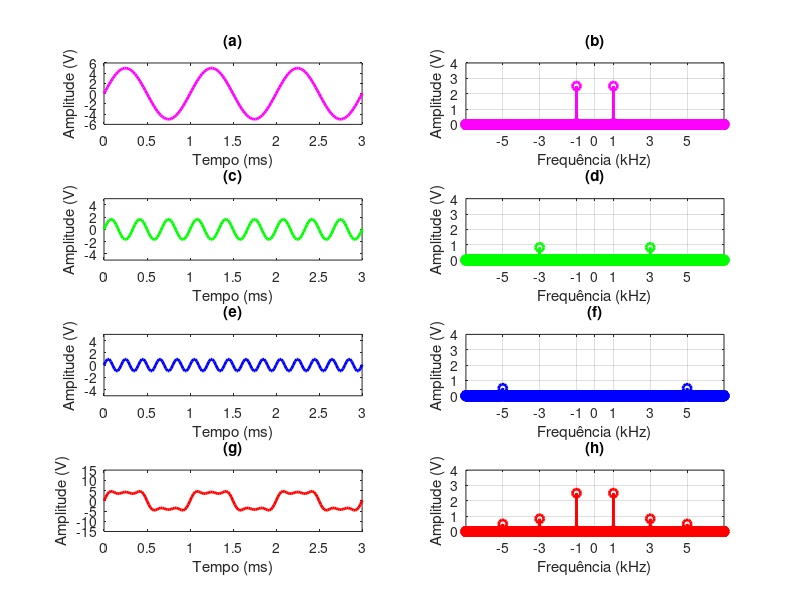
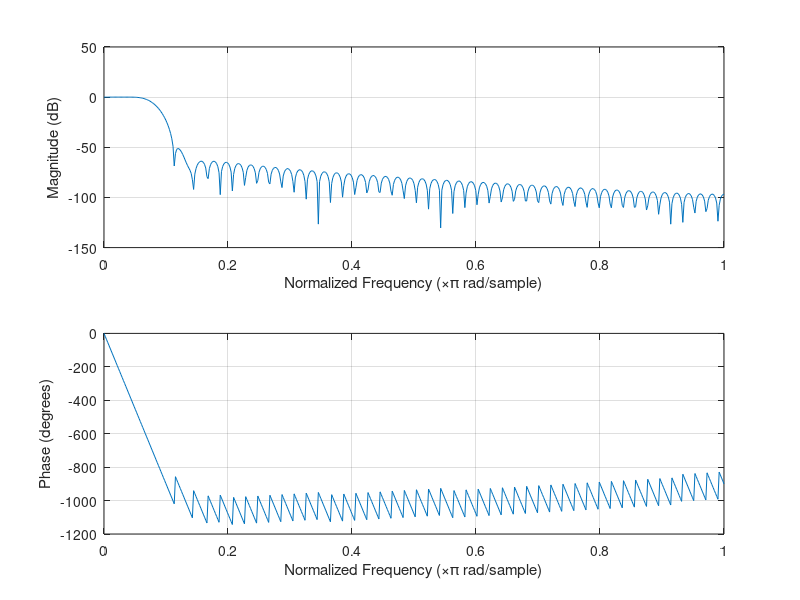
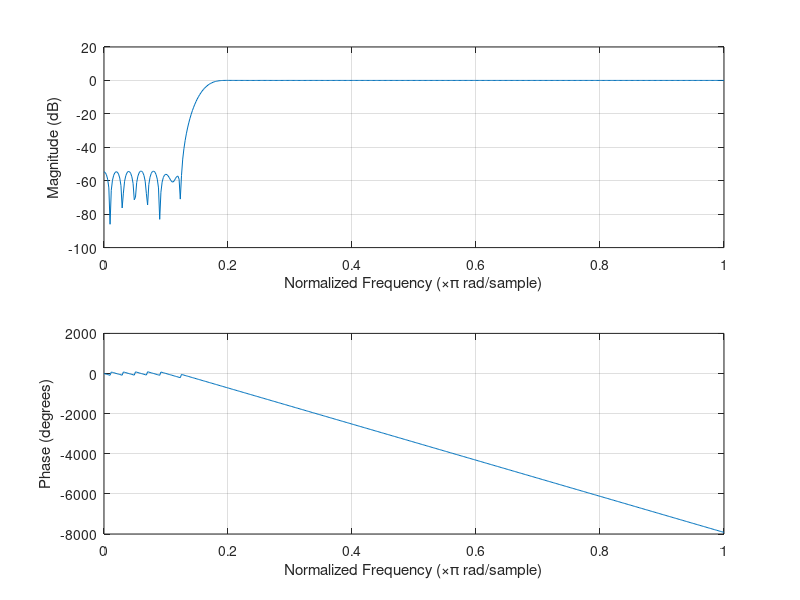
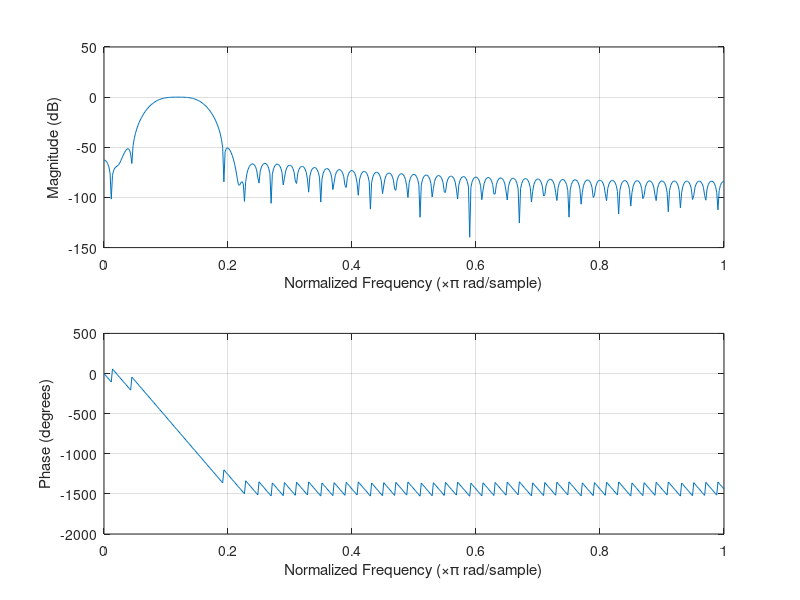

MATLAB code for these plots, in order:
#------DESCRIÇÃO ATIVIDADE 12 - MARÇO 2020
#ANÁLISE DE SINAIS NO DOMÍNIO DO TEMPO E DA FREQUÊNCIA ANTES E APÓS FILTRAGEM.
#CONSTRUÇÃO DE FILTROS DE DIFERENTES CATEGORIAS

#------AUTHOR
#SAROM TORRES

clc; clear all; close all;

%FREQUENCIAS
f = 1e3; %frequencia do sinal
f1 = 3e3;
f2 = 5e3;
N = 10; %numero de amostras
fs = f2*N; %frequencia de amostragem

%TEMPOS
T = 1/f; %período do sinal
Ts = 1/fs; % período de amostragem
qt_periodo = 250; %quantidade de periodos
t_final = qt_periodo*T;
t = [0:Ts:t_final];

passo_freq = 1/t_final;
freq = [-fs/2:passo_freq:fs/2];  

%COSSENOS
A0 = 5; 
A1 = 5/3;
A2 = 1;

y1 = A0*sin(2*pi*f*t);
y2 = A1*sin(2*pi*f1*t);
y3 = A2*sin(2*pi*f2*t);

st = y1+y2+y3;
 
%TRANSFORMADAS
Y1 = fft(y1)/length(y1);
Y2 = fft(y2)/length(y2);
Y3 = fft(y3)/length(y3);
Sf = fft(st)/length(st);

%FILTROS
ord = 100;
wn1 = (2e3*2)/fs;
wn2 = (4e3*2)/fs;
filtro_PB = fir1(ord,wn1,'low');
filtro_PA = fir1(ord,wn2,'high');
filtro_PF = fir1(ord,[wn1 wn2]);


%SINAIS FILTRADOS
st_filt_PB = conv(st,filtro_PB);
st_filt_PB = st_filt_PB(1:end-(ord));

st_filt_PA = conv(st,filtro_PA);
st_filt_PA = st_filt_PA(1:end-(ord));

st_filt_PF = conv(st,filtro_PF);
st_filt_PF = st_filt_PF(1:end-(ord));

%SINAIS FILTRADOS
%st_filt_PB = filter(filtro_PB,1,st);
%st_filt_PA = filter(filtro_PA,1,st);
%st_filt_PF = filter(filtro_PF,1,st);

%TRANSFORMADAS DOS SINAIS FILTRADOS
Sf_filt_PB = fft(st_filt_PB)/length(st_filt_PB);
Sf_filt_PA = fft(st_filt_PA)/length(st_filt_PA);
Sf_filt_PF = fft(st_filt_PF)/length(st_filt_PF);

##%PLOT SENOS NO TEMPO
figure(1)
subplot(421);
plot(1e3*t,y1,'m','LineWidth',2);
axis([0 3 (-A0-1) (A0+1)]);
xlabel('Tempo (ms)');
ylabel('Amplitude (V)');
title('(a)');

subplot(423);
plot(1e3*t,y2,'g','LineWidth',2);
axis([0 3 -A0 A0]);
xlabel('Tempo (ms)');
ylabel('Amplitude (V)')
title('(c)');

subplot(425);
plot(1e3*t,y3,'b','LineWidth',2);
axis([0 3 -A0 A0]);
xlabel('Tempo (ms)');
ylabel('Amplitude (V)');
title('(e)');

subplot(427);
plot(1e3*t,st,'r','LineWidth',2);
axis([0 3 -15 15]);
xlabel('Tempo (ms)');
ylabel('Amplitude (V)');
title('(g)');

%PLOT SENOS NA FREQUÊNCIA
subplot(422);
plot(freq/1e3,abs(fftshift(Y1)),'-mo','LineWidth',2);
grid on
axis([(-f2/1e3-2) (f2/1e3+2) 0 4])
xticks([-5 -3 -1 0 1 3 5])
xlabel('Frequência (kHz)');
ylabel('Amplitude (V)');
title('(b)');

subplot(424);
plot(freq/1e3,abs(fftshift(Y2)),'-go','LineWidth',2);
grid on
axis([(-f2/1e3-2) (f2/1e3+2) 0 4 ])
xticks([-5 -3 -1 0 1 3 5])
xlabel('Frequência (kHz)');
ylabel('Amplitude (V)');
title('(d)');

subplot(426);
plot(freq/1e3,abs(fftshift(Y3)),'-bo','LineWidth',2);
grid on
axis([(-f2/1e3-2) (f2/1e3+2) 0 4])
xticks([-5 -3 -1 0 1 3 5])
xlabel('Frequência (kHz)');
ylabel('Amplitude (V)');
title('(f)');

subplot(428);
plot(freq/1e3,abs(fftshift(Sf)),'-ro','LineWidth',2);
grid on
axis([(-f2/1e3-2) (f2/1e3+2) 0 4])
xticks([-5 -3 -1 0 1 3 5])
xlabel('Frequência (kHz)');
ylabel('Amplitude (V)');
title('(h)');

%PLOT FILTROS
figure(2)
freqz(filtro_PB)
figure(3)
freqz(filtro_PA)
figure(4)
freqz(filtro_PF)

##%PLOT SINAIS FILTRADOS
figure(5)
subplot(321);
plot(1e3*t,st_filt_PB,'m');
axis([1 4 (-A0-1) (A0+1)]);
xlabel('Tempo (ms)');
ylabel('Amplitude (V)');
title('Sinal s(t) após filtro passa-baixa de 2kHz');

subplot(323);
plot(1e3*t,st_filt_PA,'b');
axis([1 4 (-A1-1) (A1+1)]);
xlabel('Tempo (ms)');
ylabel('Amplitude (V)');
title('Sinal s(t) após filtro passa-alta de 4kHz');

subplot(325);
plot(1e3*t,st_filt_PF,'r');
axis([1 4 (-A0-1) (A0+1)]);
xlabel('Tempo (ms)');
ylabel('Amplitude (V)');
title('Sinal s(t) após filtro passa-faixa de 2kHz-4kHz');

%PLOT TRANSFORMADAS DOS SINAIS FILTRADOS

subplot(322);
plot(freq/1e3,abs(fftshift(Sf_filt_PB)),'-mo','LineWidth',2);
grid on
axis([(-f2/1e3-2) (f2/1e3+2) 0 4 ])
xticks([-5 -3 -1 0 1 3 5])
xlabel('Frequência (kHz)');
ylabel('Amplitude (V)');
title('Espectro de s(t) após filtro passa-baixa de 2kHz');

subplot(324);
plot(freq/1e3,abs(fftshift(Sf_filt_PA)),'-bo','LineWidth',2);
grid on
axis([(-f2/1e3-2) (f2/1e3+2) 0 2 ])
xticks([-5 -3 -1 0 1 3 5])
xlabel('Frequência (kHz)');
ylabel('Amplitude (V)');
title('Espectro de s(t) após filtro passa-alta de 4kHz');

subplot(326);
plot(freq/1e3,abs(fftshift(Sf_filt_PF)),'-ro','LineWidth',2);
grid on
axis([(-f2/1e3-2) (f2/1e3+2) 0 4 ])
xticks([-5 -3 -1 0 1 3 5])
xlabel('Frequência (kHz)');
ylabel('Amplitude (V)');
title('Espectro de s(t) após filtro passa-faixa de 2kHz-4kHz');



%-----------------|
%   Plot FPB      |
%-----------------|

%[h,w] = freqz(filtro_PB);

%figure(2)
%plot(w/pi,20*log10(abs(h)),'b','LineWidth',2)
%grid on
%hold on
%plot(w(15)/pi,20*log10(abs(h(15))),'r*','LineWidth',2)
%text(w(15)/pi,20*log10(abs(h(15))),'\leftarrow Frequência de Corte')
%xlim([0 1]);
%ylim([-120 10]);
%xticks([0:.1:1]);

%xlabel('Normalized Frequency (\times\pi rad/sample)')
%ylabel('Magnitude (dB)')
%title('Filtro Passa Baixa com frequência de corte 2kHz');

%-----------------|
%   Plot FPA      |
%-----------------|

%[h2,w2] = freqz(filtro_PA);

%figure(3)
%plot(w2/pi,20*log10(abs(h2)),'b','LineWidth',2)
%grid on
%hold on
%plot(w2(28)/pi,20*log10(abs(h2(28))),'r*')
%text(w2(28)/pi,20*log10(abs(h2(28))),'\leftarrow Frequência de Corte')
%xlim([0 1]);
%ylim([-5 1]);
%xticks([0:.2:1]);
%xlabel('Normalized Frequency (\times\pi rad/sample)')
%ylabel('Magnitude (dB)')
%title('Filtro Passa Alta com frequência de corte 4kHz');


%-----------------|
%   Plot FPF      |
%-----------------|

%[h3,w3] = freqz(filtro_PF);

%figure(4)
%plot(w3/pi,20*log10(abs(h3)),'b')
%grid on
%xlim([0 1]);
%ylim([-130 10]);
%xticks([0:.2:1]);
%xlabel('Normalized Frequency (\times\pi rad/sample)')
%ylabel('Magnitude (dB)')
%title('Filtro Passa Fixa com frequência de corte de 2KHz à 4kHz');

%-------------------------------------------------------------------------------|


##% !!!! NÃO ESTÁ CORRETO
##
##subplot(313);
##plot(freq,abs(fftshift(Sf_filt_PF)));
##axis([(-f2-2e3) (f2+2e3) -4 4])


